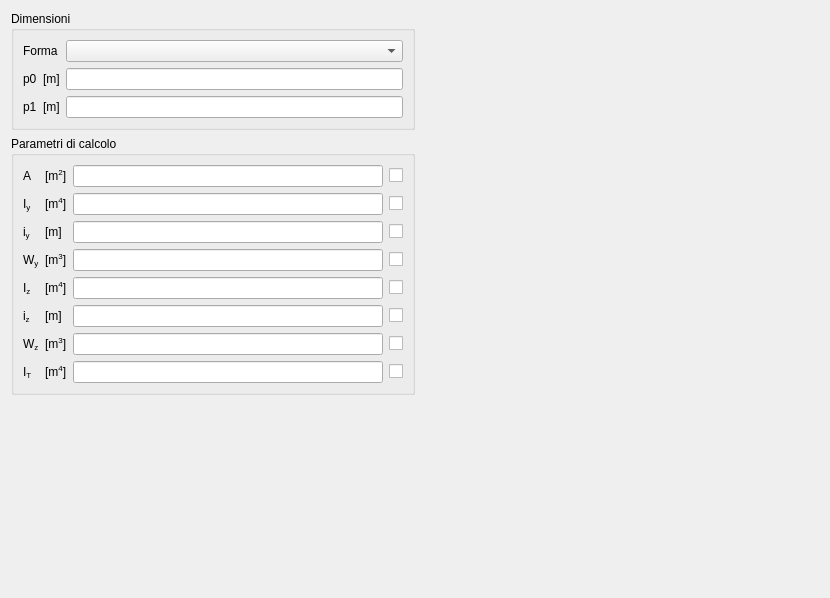
         <widget class="QWidget" name="scrollAreaWidgetContents">
          <property name="geometry">
           <rect>
            <x>0</x>
            <y>0</y>
            <width>830</width>
            <height>598</height>
           </rect>
          </property>
          <layout class="QGridLayout" name="gridLayout_14">
           <item row="2" column="0">
            <spacer name="verticalSpacer">
             <property name="orientation">
              <enum>Qt::Vertical</enum>
             </property>
             <property name="sizeHint" stdset="0">
              <size>
               <width>20</width>
               <height>949</height>
              </size>
             </property>
            </spacer>
           </item>
           <item row="1" column="0">
            <widget class="QGroupBox" name="geometryGBox">
             <property name="title">
              <string>Parametri di calcolo</string>
             </property>
             <layout class="QGridLayout" name="gridLayout_4">
              <item row="0" column="1">
               <widget class="QLabelRichName" name="ALabel">
                <property name="text">
                 <string>&lt;!DOCTYPE HTML PUBLIC &quot;-//W3C//DTD HTML 4.0//EN&quot; &quot;http://www.w3.org/TR/REC-html40/strict.dtd&quot;&gt;
&lt;html&gt;&lt;head&gt;&lt;meta name=&quot;qrichtext&quot; content=&quot;1&quot; /&gt;&lt;/head&gt;
&lt;body&gt;
A
&lt;/body&gt;&lt;/html&gt;</string>
                </property>
               </widget>
              </item>
              <item row="0" column="2">
               <widget class="QLabelUnitMeasure" name="AUMLabel">
                <property name="text">
                 <string>&lt;!DOCTYPE HTML PUBLIC &quot;-//W3C//DTD HTML 4.0//EN&quot; &quot;http://www.w3.org/TR/REC-html40/strict.dtd&quot;&gt;
&lt;html&gt;&lt;head&gt;&lt;meta name=&quot;qrichtext&quot; content=&quot;1&quot; /&gt;&lt;/head&gt;
&lt;body&gt;
[m&lt;span style=&quot; vertical-align:super;&quot;&gt;2&lt;/span&gt;]
&lt;/body&gt;&lt;/html&gt;</string>
                </property>
               </widget>
              </item>
              <item row="3" column="3">
               <widget class="QLineEditValue" name="WyLEdit">
                <property name="readOnly">
                 <bool>true</bool>
                </property>
               </widget>
              </item>
              <item row="0" column="3">
               <widget class="QLineEditValue" name="ALEdit">
                <property name="readOnly">
                 <bool>true</bool>
                </property>
               </widget>
              </item>
              <item row="0" column="5">
               <widget class="QCheckBoxReadOnly" name="ACheckBox">
                <property name="text">
                 <string/>
                </property>
               </widget>
              </item>
              <item row="1" column="1">
               <widget class="QLabelRichName" name="IyLabel">
                <property name="text">
                 <string>&lt;!DOCTYPE HTML PUBLIC &quot;-//W3C//DTD HTML 4.0//EN&quot; &quot;http://www.w3.org/TR/REC-html40/strict.dtd&quot;&gt;
&lt;html&gt;&lt;head&gt;&lt;meta name=&quot;qrichtext&quot; content=&quot;1&quot; /&gt;&lt;/head&gt;
&lt;body&gt;
I&lt;span style=&quot; vertical-align:sub;&quot;&gt;y&lt;/span&gt;
&lt;/body&gt;&lt;/html&gt;</string>
                </property>
               </widget>
              </item>
              <item row="1" column="2">
               <widget class="QLabelUnitMeasure" name="IyUMLabel">
                <property name="text">
                 <string>&lt;!DOCTYPE HTML PUBLIC &quot;-//W3C//DTD HTML 4.0//EN&quot; &quot;http://www.w3.org/TR/REC-html40/strict.dtd&quot;&gt;
&lt;html&gt;&lt;head&gt;&lt;meta name=&quot;qrichtext&quot; content=&quot;1&quot; /&gt;&lt;/head&gt;
&lt;body&gt;
[m&lt;span style=&quot; vertical-align:super;&quot;&gt;4&lt;/span&gt;]
&lt;/body&gt;&lt;/html&gt;</string>
                </property>
               </widget>
              </item>
              <item row="1" column="3">
               <widget class="QLineEditValue" name="IyLEdit">
                <property name="readOnly">
                 <bool>true</bool>
                </property>
               </widget>
              </item>
              <item row="1" column="5">
               <widget class="QCheckBoxReadOnly" name="IyCheckBox">
                <property name="text">
                 <string/>
                </property>
               </widget>
              </item>
              <item row="4" column="2">
               <widget class="QLabelUnitMeasure" name="IzUMLabel">
                <property name="text">
                 <string>&lt;!DOCTYPE HTML PUBLIC &quot;-//W3C//DTD HTML 4.0//EN&quot; &quot;http://www.w3.org/TR/REC-html40/strict.dtd&quot;&gt;
&lt;html&gt;&lt;head&gt;&lt;meta name=&quot;qrichtext&quot; content=&quot;1&quot; /&gt;&lt;/head&gt;
&lt;body&gt;
[m&lt;span style=&quot; vertical-align:super;&quot;&gt;4&lt;/span&gt;]
&lt;/body&gt;&lt;/html&gt;</string>
                </property>
               </widget>
              </item>
              <item row="4" column="3">
               <widget class="QLineEditValue" name="IzLEdit">
                <property name="readOnly">
                 <bool>true</bool>
                </property>
               </widget>
              </item>
              <item row="4" column="5">
               <widget class="QCheckBoxReadOnly" name="IzCheckBox">
                <property name="text">
                 <string/>
                </property>
               </widget>
              </item>
              <item row="4" column="1">
               <widget class="QLabelRichName" name="IzLabel">
                <property name="text">
                 <string>&lt;!DOCTYPE HTML PUBLIC &quot;-//W3C//DTD HTML 4.0//EN&quot; &quot;http://www.w3.org/TR/REC-html40/strict.dtd&quot;&gt;
&lt;html&gt;&lt;head&gt;&lt;meta name=&quot;qrichtext&quot; content=&quot;1&quot; /&gt;&lt;/head&gt;
&lt;body&gt;
I&lt;span style=&quot; vertical-align:sub;&quot;&gt;z&lt;/span&gt;
&lt;/body&gt;&lt;/html&gt;</string>
                </property>
               </widget>
              </item>
              <item row="6" column="1">
               <widget class="QLabelRichName" name="izLabel">
                <property name="text">
                 <string>&lt;!DOCTYPE HTML PUBLIC &quot;-//W3C//DTD HTML 4.0//EN&quot; &quot;http://www.w3.org/TR/REC-html40/strict.dtd&quot;&gt;
&lt;html&gt;&lt;head&gt;&lt;meta name=&quot;qrichtext&quot; content=&quot;1&quot; /&gt;&lt;/head&gt;
&lt;body&gt;
i&lt;span style=&quot; vertical-align:sub;&quot;&gt;z&lt;/span&gt;
&lt;/body&gt;&lt;/html&gt;</string>
                </property>
               </widget>
              </item>
              <item row="6" column="3">
               <widget class="QLineEditValue" name="izLEdit">
                <property name="readOnly">
                 <bool>true</bool>
                </property>
               </widget>
              </item>
              <item row="6" column="5">
               <widget class="QCheckBoxReadOnly" name="izCheckBox">
                <property name="text">
                 <string/>
                </property>
               </widget>
              </item>
              <item row="6" column="2">
               <widget class="QLabelUnitMeasure" name="izUMLabel">
                <property name="text">
                 <string>&lt;!DOCTYPE HTML PUBLIC &quot;-//W3C//DTD HTML 4.0//EN&quot; &quot;http://www.w3.org/TR/REC-html40/strict.dtd&quot;&gt;
&lt;html&gt;&lt;head&gt;&lt;meta name=&quot;qrichtext&quot; content=&quot;1&quot; /&gt;&lt;/head&gt;
&lt;body&gt;
[m]
&lt;/body&gt;&lt;/html&gt;</string>
                </property>
               </widget>
              </item>
              <item row="12" column="3">
               <widget class="QLineEditValue" name="WzLEdit">
                <property name="readOnly">
                 <bool>true</bool>
                </property>
               </widget>
              </item>
              <item row="12" column="5">
               <widget class="QCheckBoxReadOnly" name="WzCheckBox">
                <property name="text">
                 <string/>
                </property>
               </widget>
              </item>
              <item row="12" column="1">
               <widget class="QLabelRichName" name="WzLabel">
                <property name="text">
                 <string>&lt;!DOCTYPE HTML PUBLIC &quot;-//W3C//DTD HTML 4.0//EN&quot; &quot;http://www.w3.org/TR/REC-html40/strict.dtd&quot;&gt;
&lt;html&gt;&lt;head&gt;&lt;meta name=&quot;qrichtext&quot; content=&quot;1&quot; /&gt;&lt;/head&gt;
&lt;body&gt;
W&lt;span style=&quot; vertical-align:sub;&quot;&gt;z&lt;/span&gt;
&lt;/body&gt;&lt;/html&gt;</string>
                </property>
               </widget>
              </item>
              <item row="12" column="2">
               <widget class="QLabelUnitMeasure" name="WzUMLabel">
                <property name="text">
                 <string>&lt;!DOCTYPE HTML PUBLIC &quot;-//W3C//DTD HTML 4.0//EN&quot; &quot;http://www.w3.org/TR/REC-html40/strict.dtd&quot;&gt;
&lt;html&gt;&lt;head&gt;&lt;meta name=&quot;qrichtext&quot; content=&quot;1&quot; /&gt;&lt;/head&gt;
&lt;body&gt;
[m&lt;span style=&quot; vertical-align:super;&quot;&gt;3&lt;/span&gt;]
&lt;/body&gt;&lt;/html&gt;</string>
                </property>
               </widget>
              </item>
              <item row="3" column="1">
               <widget class="QLabelRichName" name="WyLabel">
                <property name="text">
                 <string>&lt;!DOCTYPE HTML PUBLIC &quot;-//W3C//DTD HTML 4.0//EN&quot; &quot;http://www.w3.org/TR/REC-html40/strict.dtd&quot;&gt;
&lt;html&gt;&lt;head&gt;&lt;meta name=&quot;qrichtext&quot; content=&quot;1&quot; /&gt;&lt;/head&gt;
&lt;body&gt;
W&lt;span style=&quot; vertical-align:sub;&quot;&gt;y&lt;/span&gt;
&lt;/body&gt;&lt;/html&gt;</string>
                </property>
               </widget>
              </item>
              <item row="3" column="5">
               <widget class="QCheckBoxReadOnly" name="WyCheckBox">
                <property name="text">
                 <string/>
                </property>
               </widget>
              </item>
              <item row="3" column="2">
               <widget class="QLabelUnitMeasure" name="WyUMLabel">
                <property name="text">
                 <string>&lt;!DOCTYPE HTML PUBLIC &quot;-//W3C//DTD HTML 4.0//EN&quot; &quot;http://www.w3.org/TR/REC-html40/strict.dtd&quot;&gt;
&lt;html&gt;&lt;head&gt;&lt;meta name=&quot;qrichtext&quot; content=&quot;1&quot; /&gt;&lt;/head&gt;
&lt;body&gt;
[m&lt;span style=&quot; vertical-align:super;&quot;&gt;3&lt;/span&gt;]
&lt;/body&gt;&lt;/html&gt;</string>
                </property>
               </widget>
              </item>
              <item row="2" column="3">
               <widget class="QLineEditValue" name="iyLEdit">
                <property name="readOnly">
                 <bool>true</bool>
                </property>
               </widget>
              </item>
              <item row="2" column="1">
               <widget class="QLabelRichName" name="iyLabel">
                <property name="text">
                 <string>&lt;!DOCTYPE HTML PUBLIC &quot;-//W3C//DTD HTML 4.0//EN&quot; &quot;http://www.w3.org/TR/REC-html40/strict.dtd&quot;&gt;
&lt;html&gt;&lt;head&gt;&lt;meta name=&quot;qrichtext&quot; content=&quot;1&quot; /&gt;&lt;/head&gt;
&lt;body&gt;
i&lt;span style=&quot; vertical-align:sub;&quot;&gt;y&lt;/span&gt;
&lt;/body&gt;&lt;/html&gt;</string>
                </property>
               </widget>
              </item>
              <item row="2" column="5">
               <widget class="QCheckBoxReadOnly" name="iyCheckBox">
                <property name="text">
                 <string/>
                </property>
               </widget>
              </item>
              <item row="2" column="2">
               <widget class="QLabelUnitMeasure" name="iyUMLabel">
                <property name="text">
                 <string>&lt;!DOCTYPE HTML PUBLIC &quot;-//W3C//DTD HTML 4.0//EN&quot; &quot;http://www.w3.org/TR/REC-html40/strict.dtd&quot;&gt;
&lt;html&gt;&lt;head&gt;&lt;meta name=&quot;qrichtext&quot; content=&quot;1&quot; /&gt;&lt;/head&gt;
&lt;body&gt;
[m]
&lt;/body&gt;&lt;/html&gt;</string>
                </property>
               </widget>
              </item>
              <item row="13" column="1">
               <widget class="QLabelRichName" name="ITLabel">
                <property name="text">
                 <string>&lt;!DOCTYPE HTML PUBLIC &quot;-//W3C//DTD HTML 4.0//EN&quot; &quot;http://www.w3.org/TR/REC-html40/strict.dtd&quot;&gt;
&lt;html&gt;&lt;head&gt;&lt;meta name=&quot;qrichtext&quot; content=&quot;1&quot; /&gt;&lt;/head&gt;
&lt;body&gt;
I&lt;span style=&quot; vertical-align:sub;&quot;&gt;T&lt;/span&gt;
&lt;/body&gt;&lt;/html&gt;</string>
                </property>
               </widget>
              </item>
              <item row="13" column="5">
               <widget class="QCheckBoxReadOnly" name="ITCheckBox">
                <property name="text">
                 <string/>
                </property>
               </widget>
              </item>
              <item row="13" column="3">
               <widget class="QLineEditValue" name="ITLEdit">
                <property name="readOnly">
                 <bool>true</bool>
                </property>
               </widget>
              </item>
              <item row="13" column="2">
               <widget class="QLabelUnitMeasure" name="ITUMLabel">
                <property name="text">
                 <string>&lt;!DOCTYPE HTML PUBLIC &quot;-//W3C//DTD HTML 4.0//EN&quot; &quot;http://www.w3.org/TR/REC-html40/strict.dtd&quot;&gt;
&lt;html&gt;&lt;head&gt;&lt;meta name=&quot;qrichtext&quot; content=&quot;1&quot; /&gt;&lt;/head&gt;
&lt;body&gt;
[m&lt;span style=&quot; vertical-align:super;&quot;&gt;4&lt;/span&gt;]
&lt;/body&gt;&lt;/html&gt;</string>
                </property>
               </widget>
              </item>
             </layout>
            </widget>
           </item>
           <item row="0" column="0">
            <widget class="QGroupBox" name="groupBox_2">
             <property name="title">
              <string>Dimensioni</string>
             </property>
             <layout class="QGridLayout" name="gridLayout_35">
              <item row="2" column="0">
               <widget class="QLabelRichName" name="p1Label">
                <property name="text">
                 <string>&lt;!DOCTYPE HTML PUBLIC &quot;-//W3C//DTD HTML 4.0//EN&quot; &quot;http://www.w3.org/TR/REC-html40/strict.dtd&quot;&gt;
&lt;html&gt;&lt;head&gt;&lt;meta name=&quot;qrichtext&quot; content=&quot;1&quot; /&gt;&lt;/head&gt;
&lt;body&gt;
p1
&lt;/body&gt;
&lt;/html&gt;</string>
                </property>
               </widget>
              </item>
              <item row="2" column="1">
               <widget class="QLabelUnitMeasure" name="p1UMLabel">
                <property name="text">
                 <string>&lt;!DOCTYPE HTML PUBLIC &quot;-//W3C//DTD HTML 4.0//EN&quot; &quot;http://www.w3.org/TR/REC-html40/strict.dtd&quot;&gt;
&lt;html&gt;&lt;head&gt;&lt;meta name=&quot;qrichtext&quot; content=&quot;1&quot; /&gt;&lt;/head&gt;
&lt;body&gt;
[m]
&lt;/body&gt;
&lt;/html&gt;</string>
                </property>
               </widget>
              </item>
              <item row="1" column="0">
               <widget class="QLabelRichName" name="p0Label">
                <property name="text">
                 <string>&lt;!DOCTYPE HTML PUBLIC &quot;-//W3C//DTD HTML 4.0//EN&quot; &quot;http://www.w3.org/TR/REC-html40/strict.dtd&quot;&gt;
&lt;html&gt;&lt;head&gt;&lt;meta name=&quot;qrichtext&quot; content=&quot;1&quot; /&gt;&lt;/head&gt;
&lt;body&gt;
p0
&lt;/body&gt;
&lt;/html&gt;</string>
                </property>
               </widget>
              </item>
              <item row="1" column="1">
               <widget class="QLabelUnitMeasure" name="p0UMLabel">
                <property name="text">
                 <string>&lt;!DOCTYPE HTML PUBLIC &quot;-//W3C//DTD HTML 4.0//EN&quot; &quot;http://www.w3.org/TR/REC-html40/strict.dtd&quot;&gt;
&lt;html&gt;&lt;head&gt;&lt;meta name=&quot;qrichtext&quot; content=&quot;1&quot; /&gt;&lt;/head&gt;
&lt;body&gt;
[m]
&lt;/body&gt;
&lt;/html&gt;</string>
                </property>
               </widget>
              </item>
              <item row="2" column="2">
               <widget class="QLineEditValue" name="p1LEdit"/>
              </item>
              <item row="1" column="2">
               <widget class="QLineEditValue" name="p0LEdit"/>
              </item>
              <item row="0" column="0" colspan="2">
               <widget class="QLabelRichName" name="shapeLabel">
                <property name="text">
                 <string>Forma</string>
                </property>
               </widget>
              </item>
              <item row="0" column="2">
               <widget class="QComboBoxEnum" name="shapeComboBox"/>
              </item>
             </layout>
            </widget>
           </item>
           <item row="1" column="1">
            <spacer name="horizontalSpacer_4">
             <property name="orientation">
              <enum>Qt::Horizontal</enum>
             </property>
             <property name="sizeHint" stdset="0">
              <size>
               <width>40</width>
               <height>20</height>
              </size>
             </property>
            </spacer>
           </item>
          </layout>
         </widget>
